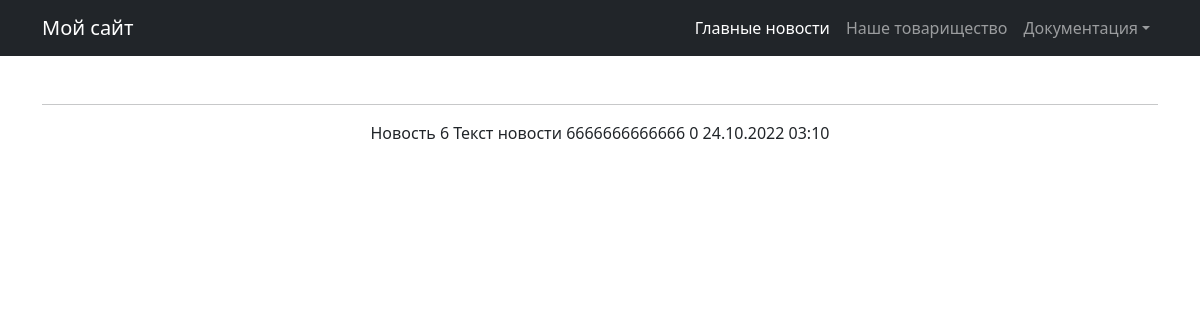
/news/6, run on the app's committed database.
### new/models.py (models this page shows, shortened)
class Post(models.Model):
    author_post = models.ForeignKey(Author, on_delete=models.CASCADE)
    NEWS = 'NW'
    ARTICLE = 'AR'
    CATEGORY_CHOICES =  (
        ( NEWS, 'НОВОСТЬ'),
        (ARTICLE, 'СТАТЬЯ')
    )
    categoryType = models.CharField(max_length=2, choices=CATEGORY_CHOICES, default=ARTICLE)
    dataCreation = models.DateTimeField(auto_now_add=True)
    postCategory = models.ManyToManyField(Category, through='PostCategory')
    title = models.CharField(max_length=128)
    text = models.TextField()
    rating = models.SmallIntegerField(default=0)

### new/views.py (the view)
# urls.py: path('<int:pk>', PostDetail.as_view()),
class PostDetail(DetailView):
    model = Post
    template_name = 'News2.html'
    context_object_name = 'Post'
    paginate_by = 1

### new/templatetags/censor.py (called while the page is built)
def censor(value):
   bad_words = ('редиска')
   if not isinstance(value, str):
      raise TypeError(f"unresolved type '{type(value)}' expected  type 'str'")
   for word in value.split():
      if word.lower() in bad_words:
         value = value.replace(word, f"{word[0]}{'*' * (len(word) - 1)}")
   return value

### templates/News2.html (shortened to what this page needs)
{% extends 'flatpages/default.html' %}
{% load censor %}
{% block content %}
   <hr>
   <td>{{ Post.title }}</td>
   <td>{{ Post.text|censor }}</td>
   <td>{{ Post.rating }}</td>
   <td>{{ Post.dataCreation|date:'d.m.Y h:m'}}</td>
{% endblock content %}

### data on the page
Post: title "Новость 6", text|censor "Текст новости 6666666666666", rating "0", dataCreation "24.10.2022 03:10"
